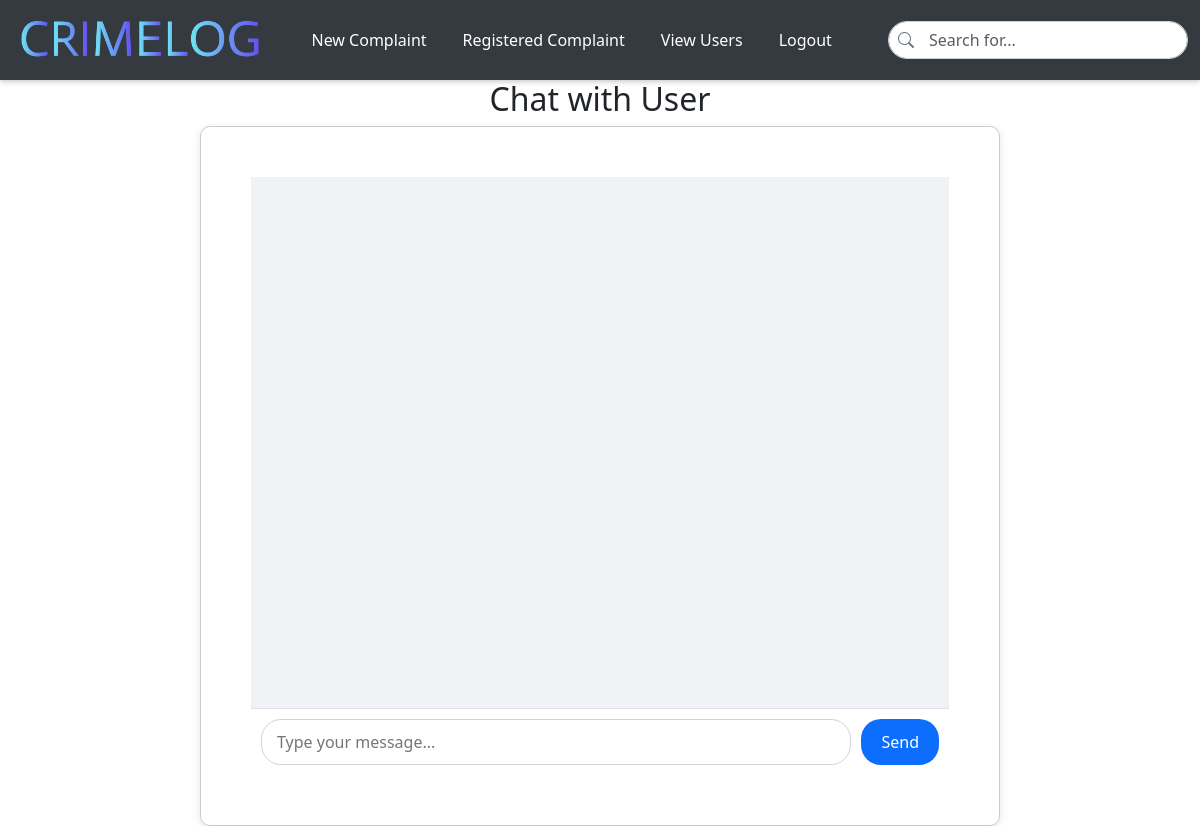
The app's page /chats/1, older data.
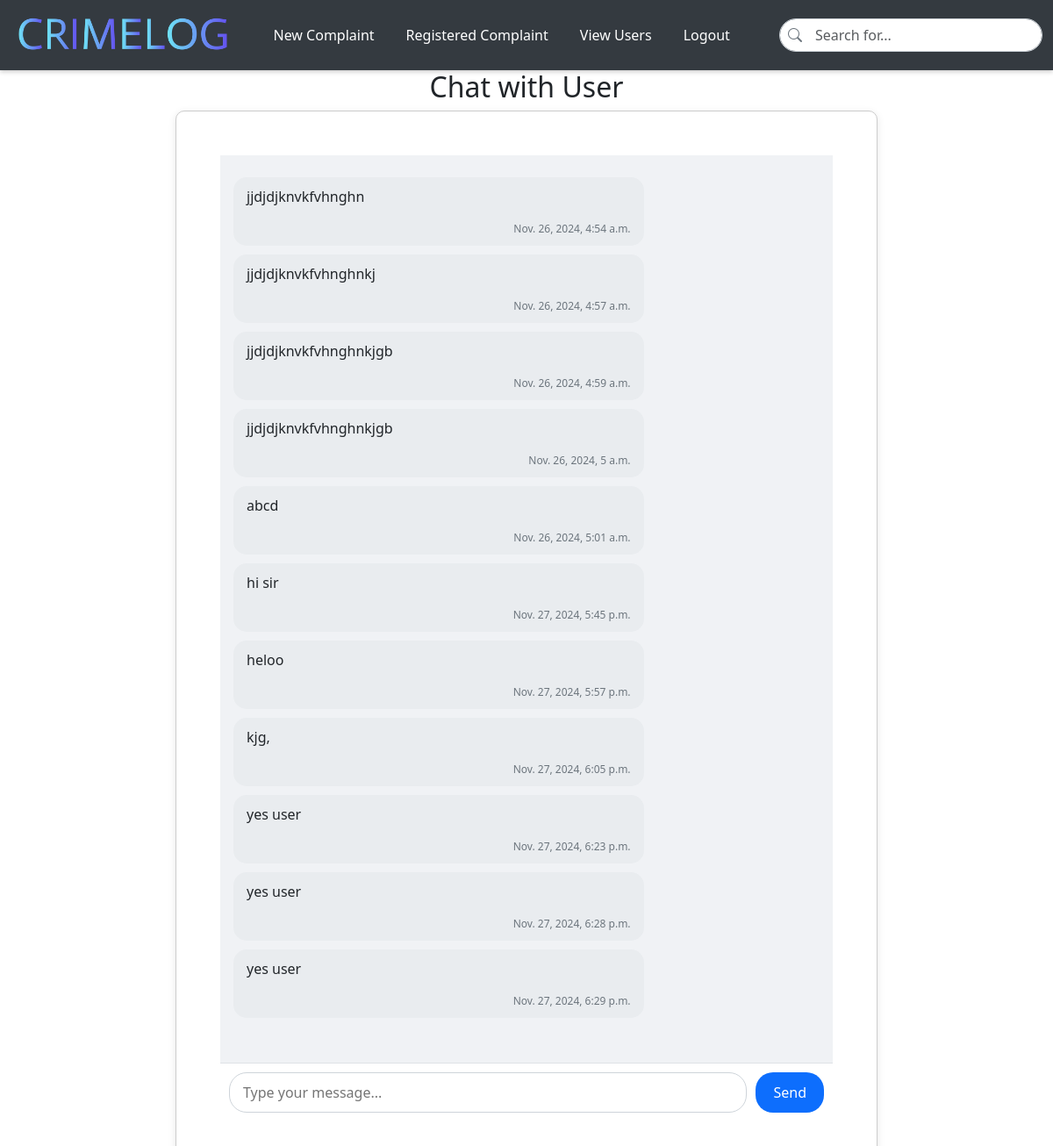
The same page, newer data.
### app/models.py (models this page shows, shortened)
class Message(models.Model):
    complaint=models.ForeignKey(Complaint, on_delete=models.CASCADE)
    content = models.TextField()
    timestamp = models.DateTimeField(auto_now_add=True)
    is_read = models.BooleanField(default=False)

### app/views.py (the view)
# urls.py: path('chats/<int:id>', views.chats, name='chats'),
def chats(req, id):
    complaint = Complaint.objects.get(pk=id)
    data1 = Message.objects.filter(complaint=complaint)
    if req.method == 'POST':
        msg = req.POST.get('content')
        if msg:
            data = Message.objects.create(complaint=complaint, content=msg)
            data.save()
    return render(req, 'police/chats.html', {'data1': data1})

### templates/police/chats.html (shortened to what this page needs)
<!DOCTYPE html>
<html lang="en">
<head>
    <link href="https://cdn.jsdelivr.net/npm/bootstrap@5.3.3/dist/css/bootstrap.min.css" rel="stylesheet">
    <link href="https://cdn.jsdelivr.net/npm/bootstrap-icons/font/bootstrap-icons.css" rel="stylesheet">
</head>
<body>
    <nav id="nav" class="navbar navbar-expand-lg navbar-dark sticky-top">
        <div class="container-fluid">
            <a class="navbar-brand" href="../view_complaints">
                <img id="logo" src="../static/images/logo.png" alt="Logo">
            </a>
            <div class="collapse navbar-collapse" id="mynavbar">
                <ul class="navbar-nav me-auto">
                    <li class="nav-item">
                        <a class="nav-link" href="../view_complaints">New Complaint</a>
                    </li>
                    <li class="nav-item">
                        <a class="nav-link" href="../complainthistory">Registered Complaint</a>
                    </li>
                    <li class="nav-item">
                        <a class="nav-link" href="../viewuser">View Users</a>
                    </li>
                    <li class="nav-item">
                        <a class="nav-link" href="../logout">Logout</a>
                    </li>
                </ul>
                <div class="search-bar">
                    <span class="search-icon"><i class="bi bi-search"></i></span>
                    <form method="post" action="{% url 'usersearch' %}">
                        <input class="form-control" type="text" name="query" placeholder="Search for...">
                    </form>
                </div>
            </div>
        </div>
    </nav>
    <h2>Chat with User</h2>
        <div id="chat-container">
            <div id="chat-box">
                {% for message in data1 %}
                    <div class="message {% if message.sender == user %}user-message{% else %}reply-message{% endif %}">
                        <p>{{ message.content }}</p>
                        <div class="timestamp">{{ message.timestamp }}</div>
                    </div>
                {% endfor %}
            </div>
            <form id="message-input" method="POST">
                <textarea name="content" rows="1" placeholder="Type your message..."></textarea>
                <button type="submit">Send</button>
            </form>
        </div>
</body>
</html>

### templates/police/chats.html (style rules this page uses)
#nav { box-shadow: 0 2px 5px rgba(0, 0, 0, 0.2); background-color: #343a40; height: 80px; }
.navbar-brand img { max-height: 60px; }
.navbar .nav-link { color: #fff; transition: color 0.3s ease; margin: 10px; }
.search-bar { position: relative; width: 300px; }
.search-bar input { padding-left: 40px; border: 1px solid #ced4da; border-radius: 25px; }
.search-bar .search-icon { position: absolute; top: 50%; left: 10px; transform: translateY(-50%); font-size: 1rem; color: #6c757d; }
#chat-container { max-width: 800px; margin: 0 auto; display: flex; flex-direction: column; height: calc(100vh - 100px); padding: 50px; border: 1px solid #ccc; border-radius: 10px; box-shadow: 0 2px 8px rgba(0, 0, 0, 0.1); background-color: #fff; border-radius: 10px; overflow: hidden; }
#chat-box { flex: 1; padding: 15px; overflow-y: auto; background-color: #f0f2f5; }
.message { max-width: 70%; margin: 10px 0; padding: 10px 15px; border-radius: 15px; position: relative; }
.message .timestamp { font-size: 0.75rem; color: #6c757d; margin-top: 5px; text-align: right; }
.message.reply-message { background-color: #e9ecef; margin-right: auto; text-align: left; }
#message-input { display: flex; padding: 10px; background-color: #fff; border-top: 1px solid #dee2e6; }
#message-input textarea { flex: 1; resize: none; border-radius: 20px; border: 1px solid #ced4da; padding: 10px 15px; margin-right: 10px; outline: none; }
#message-input button { background-color: #0d6efd; border: none; color: white; padding: 0 20px; border-radius: 20px; cursor: pointer; }
h2 { text-align: center; }

Row changes from the older to the newer data that the page shows:
added Message: content "jjdjdjknvkfvhnghn", timestamp "Nov. 26, 2024, 4:54 a.m."
added Message: content "jjdjdjknvkfvhnghnkj", timestamp "Nov. 26, 2024, 4:57 a.m."
added Message: content "jjdjdjknvkfvhnghnkjgb", timestamp "Nov. 26, 2024, 4:59 a.m."
added Message: content "jjdjdjknvkfvhnghnkjgb", timestamp "Nov. 26, 2024, 5 a.m."
added Message: content "abcd", timestamp "Nov. 26, 2024, 5:01 a.m."
added Message: content "hi sir", timestamp "Nov. 27, 2024, 5:45 p.m."
added Message: content "heloo", timestamp "Nov. 27, 2024, 5:57 p.m."
added Message: content "kjg,", timestamp "Nov. 27, 2024, 6:05 p.m."
added Message: content "yes user", timestamp "Nov. 27, 2024, 6:23 p.m."
added Message: content "yes user", timestamp "Nov. 27, 2024, 6:28 p.m."
added Message: content "yes user", timestamp "Nov. 27, 2024, 6:29 p.m."
